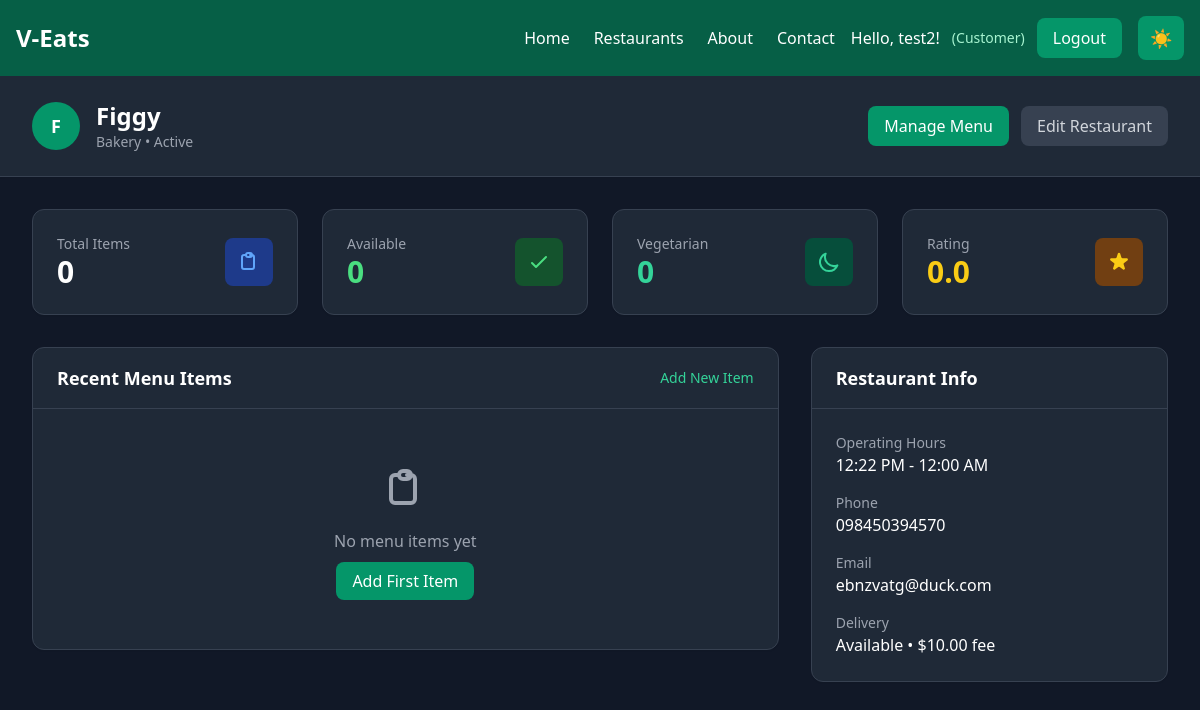
Screenshot of /restaurants/2/dashboard/ (signed in) with the database file from the repository.
### restaurant/models.py (models this page shows, shortened)
class Restaurant(models.Model):
    CATEGORY_CHOICES = [
        ('fast_food', 'Fast Food'),
        ('casual', 'Casual Dining'),
        ('fine_dining', 'Fine Dining'),
        ('cafe', 'Cafe'),
        ('bakery', 'Bakery'),
        ('dessert', 'Dessert'),
        ('other', 'Other'),
    ]
    STATUS_CHOICES = [
        ('active', 'Active'),
        ('inactive', 'Inactive'),
        ('pending', 'Pending Approval'),
    ]
    name = models.CharField(max_length=200)
    description = models.TextField()
    owner = models.ForeignKey(settings.AUTH_USER_MODEL, on_delete=models.CASCADE, related_name='owned_restaurants')
    category = models.CharField(max_length=20, choices=CATEGORY_CHOICES, default='other')
    address = models.TextField()
    phone = models.CharField(max_length=20)
    email = models.EmailField()
    website = models.URLField(blank=True, null=True)
    image = models.ImageField(upload_to='restaurants/', blank=True, null=True)
    logo = models.ImageField(upload_to='restaurant_logos/', blank=True, null=True)
    status = models.CharField(max_length=20, choices=STATUS_CHOICES, default='pending')
    opening_time = models.TimeField()
    closing_time = models.TimeField()
    is_delivery_available = models.BooleanField(default=True)
    delivery_fee = models.DecimalField(max_digits=6, decimal_places=2, default=0.00)
    minimum_order = models.DecimalField(max_digits=8, decimal_places=2, default=0.00)
    rating = models.FloatField(default=0.0)
    total_reviews = models.IntegerField(default=0)
    created_at = models.DateTimeField(auto_now_add=True)
    updated_at = models.DateTimeField(auto_now=True)
    class Meta:
        ordering = ['-created_at']

### restaurant/views.py (the view)
# urls.py: path('<int:pk>/dashboard/', views.restaurant_dashboard, name='dashboard'),
@login_required
def restaurant_dashboard(request, pk):
    restaurant = get_object_or_404(Restaurant, pk=pk)
    if not (request.user.is_superuser or request.user.is_staff or restaurant.owner == request.user):
        messages.error(request, "You don't have permission to access this dashboard.")
        return redirect('users:home')
    menu_items = restaurant.menu_items.all()
    total_items = menu_items.count()
    available_items = menu_items.filter(is_available=True).count()
    vegetarian_items = menu_items.filter(is_vegetarian=True).count()
    recent_items = menu_items.order_by('-created_at')[:5]
    context = {
        'restaurant': restaurant,
        'total_items': total_items,
        'available_items': available_items,
        'vegetarian_items': vegetarian_items,
        'recent_items': recent_items,
    }
    return render(request, 'restaurant/dashboard.html', context)

### restaurant/templates/restaurant/dashboard.html (shortened to what this page needs)
{% extends 'base.html' %}
{% block content %}
<div class="min-h-screen bg-gray-50 dark:bg-gray-900">
  <div class="bg-white dark:bg-gray-800 shadow-sm border-b border-gray-200 dark:border-gray-700">
    <div class="max-w-7xl mx-auto px-4 sm:px-6 lg:px-8 py-6">
      <div class="flex flex-col md:flex-row md:items-center md:justify-between">
        <div class="flex items-center space-x-4">
          {% if restaurant.logo %}
            <img src="{{ restaurant.logo.url }}" alt="{{ restaurant.name }}" class="w-12 h-12 rounded-full object-cover">
          {% else %}
            <div class="w-12 h-12 bg-emerald-600 rounded-full flex items-center justify-center">
              <span class="text-white font-bold text-lg">{{ restaurant.name.0 }}</span>
            </div>
          {% endif %}
          <div>
            <h1 class="text-2xl font-bold text-gray-900 dark:text-white">{{ restaurant.name }}</h1>
            <p class="text-sm text-gray-500 dark:text-gray-400">{{ restaurant.category|capfirst }} • {{ restaurant.status|capfirst }}</p>
          </div>
        </div>
        <div class="mt-4 md:mt-0 flex space-x-3">
          <a href="{% url 'restaurant:manage_menu' restaurant.pk %}"
             class="bg-emerald-600 text-white px-4 py-2 rounded-lg hover:bg-emerald-700 transition-colors duration-200 font-medium">
            Manage Menu
          </a>
          <button class="bg-gray-200 dark:bg-gray-700 text-gray-700 dark:text-gray-300 px-4 py-2 rounded-lg hover:bg-gray-300 dark:hover:bg-gray-600 transition-colors duration-200 font-medium">
            Edit Restaurant
          </button>
        </div>
      </div>
    </div>
  </div>
  <div class="max-w-7xl mx-auto px-4 sm:px-6 lg:px-8 py-8">
    <div class="grid grid-cols-1 md:grid-cols-2 lg:grid-cols-4 gap-6 mb-8">
      <div class="bg-white dark:bg-gray-800 rounded-xl shadow-sm p-6 border border-gray-200 dark:border-gray-700">
        <div class="flex items-center justify-between">
          <div>
            <p class="text-sm font-medium text-gray-600 dark:text-gray-400">Total Items</p>
            <p class="text-3xl font-bold text-gray-900 dark:text-white">{{ total_items }}</p>
          </div>
          <div class="bg-blue-100 dark:bg-blue-900 p-3 rounded-lg">
          </div>
        </div>
      </div>
      <div class="bg-white dark:bg-gray-800 rounded-xl shadow-sm p-6 border border-gray-200 dark:border-gray-700">
        <div class="flex items-center justify-between">
          <div>
            <p class="text-sm font-medium text-gray-600 dark:text-gray-400">Available</p>
            <p class="text-3xl font-bold text-green-600 dark:text-green-400">{{ available_items }}</p>
          </div>
          <div class="bg-green-100 dark:bg-green-900 p-3 rounded-lg">
            <svg class="w-6 h-6 text-green-600 dark:text-green-400" fill="none" stroke="currentColor" viewBox="0 0 24 24">
              <path stroke-linecap="round" stroke-linejoin="round" stroke-width="2" d="M5 13l4 4L19 7"></path>
            </svg>
          </div>
        </div>
      </div>
      <div class="bg-white dark:bg-gray-800 rounded-xl shadow-sm p-6 border border-gray-200 dark:border-gray-700">
        <div class="flex items-center justify-between">
          <div>
            <p class="text-sm font-medium text-gray-600 dark:text-gray-400">Vegetarian</p>
            <p class="text-3xl font-bold text-emerald-600 dark:text-emerald-400">{{ vegetarian_items }}</p>
          </div>
          <div class="bg-emerald-100 dark:bg-emerald-900 p-3 rounded-lg">
            <svg class="w-6 h-6 text-emerald-600 dark:text-emerald-400" fill="none" stroke="currentColor" viewBox="0 0 24 24">
              <path stroke-linecap="round" stroke-linejoin="round" stroke-width="2" d="M20.354 15.354A9 9 0 018.646 3.646 9.003 9.003 0 0012 21a9.003 9.003 0 008.354-5.646z"></path>
            </svg>
          </div>
        </div>
      </div>
      <div class="bg-white dark:bg-gray-800 rounded-xl shadow-sm p-6 border border-gray-200 dark:border-gray-700">
        <div class="flex items-center justify-between">
          <div>
            <p class="text-sm font-medium text-gray-600 dark:text-gray-400">Rating</p>
            <p class="text-3xl font-bold text-yellow-600 dark:text-yellow-400">{{ restaurant.rating|floatformat:1 }}</p>
          </div>
          <div class="bg-yellow-100 dark:bg-yellow-900 p-3 rounded-lg">
          </div>
        </div>
      </div>
    </div>
    <div class="grid grid-cols-1 lg:grid-cols-3 gap-8">
      <div class="lg:col-span-2">
        <div class="bg-white dark:bg-gray-800 rounded-xl shadow-sm border border-gray-200 dark:border-gray-700">
          <div class="px-6 py-4 border-b border-gray-200 dark:border-gray-700 flex items-center justify-between">
            <h2 class="text-lg font-semibold text-gray-900 dark:text-white">Recent Menu Items</h2>
            <a href="{% url 'restaurant:add_menu_item' restaurant.pk %}"
               class="text-emerald-600 dark:text-emerald-400 hover:text-emerald-700 dark:hover:text-emerald-300 font-medium text-sm">
              Add New Item
            </a>
          </div>
          <div class="p-6">
            {% if recent_items %}
              <div class="space-y-4">
                {% for item in recent_items %}
                  <div class="flex items-center space-x-4 p-4 bg-gray-50 dark:bg-gray-700 rounded-lg">
                    {% if item.image %}
                      <img src="{{ item.image.url }}" alt="{{ item.name }}" class="w-12 h-12 rounded-lg object-cover">
                    {% else %}
                      <div class="w-12 h-12 bg-gray-300 dark:bg-gray-600 rounded-lg flex items-center justify-center">
                        <svg class="w-6 h-6 text-gray-500 dark:text-gray-400" fill="none" stroke="currentColor" viewBox="0 0 24 24">
                          <path stroke-linecap="round" stroke-linejoin="round" stroke-width="2" d="M4 16l4.586-4.586a2 2 0 012.828 0L16 16m-2-2l1.586-1.586a2 2 0 012.828 0L20 14m-6-6h.01M6 20h12a2 2 0 002-2V6a2 2 0 00-2-2H6a2 2 0 00-2 2v12a2 2 0 002 2z"></path>
                        </svg>
                      </div>
                    {% endif %}
                    <div class="flex-1">
                      <h3 class="font-medium text-gray-900 dark:text-white">{{ item.name }}</h3>
                      <p class="text-sm text-gray-500 dark:text-gray-400">{{ item.category|capfirst }} • ${{ item.price }}</p>
                    </div>
                    <div class="flex items-center space-x-2">
                      {% if item.is_available %}
                        <span class="inline-flex items-center px-2.5 py-0.5 rounded-full text-xs font-medium bg-green-100 text-green-800 dark:bg-green-900 dark:text-green-200">
                          Available
                        </span>
                      {% else %}
                        <span class="inline-flex items-center px-2.5 py-0.5 rounded-full text-xs font-medium bg-red-100 text-red-800 dark:bg-red-900 dark:text-red-200">
                          Unavailable
                        </span>
                      {% endif %}
                    </div>
                  </div>
                {% endfor %}
              </div>
            {% else %}
              <div class="text-center py-8">
                <svg class="w-12 h-12 text-gray-400 mx-auto mb-4" fill="none" stroke="currentColor" viewBox="0 0 24 24">
                  <path stroke-linecap="round" stroke-linejoin="round" stroke-width="2" d="M9 5H7a2 2 0 00-2 2v10a2 2 0 002 2h8a2 2 0 002-2V7a2 2 0 00-2-2h-2M9 5a2 2 0 002 2h2a2 2 0 002-2M9 5a2 2 0 012-2h2a2 2 0 012 2"></path>
                </svg>
                <p class="text-gray-500 dark:text-gray-400 mb-4">No menu items yet</p>
                <a href="{% url 'restaurant:add_menu_item' restaurant.pk %}"
                   class="bg-emerald-600 text-white px-4 py-2 rounded-lg hover:bg-emerald-700 transition-colors duration-200 font-medium">
                  Add First Item
                </a>
              </div>
            {% endif %}
          </div>
        </div>
      </div>
      <div>
        <div class="bg-white dark:bg-gray-800 rounded-xl shadow-sm border border-gray-200 dark:border-gray-700">
          <div class="px-6 py-4 border-b border-gray-200 dark:border-gray-700">
            <h2 class="text-lg font-semibold text-gray-900 dark:text-white">Restaurant Info</h2>
          </div>
          <div class="p-6 space-y-4">
            <div>
              <p class="text-sm font-medium text-gray-600 dark:text-gray-400">Operating Hours</p>
              <p class="text-gray-900 dark:text-white">{{ restaurant.opening_time|time:"g:i A" }} - {{ restaurant.closing_time|time:"g:i A" }}</p>
            </div>
            <div>
              <p class="text-sm font-medium text-gray-600 dark:text-gray-400">Phone</p>
              <p class="text-gray-900 dark:text-white">{{ restaurant.phone }}</p>
            </div>
            <div>
              <p class="text-sm font-medium text-gray-600 dark:text-gray-400">Email</p>
              <p class="text-gray-900 dark:text-white">{{ restaurant.email }}</p>
            </div>
            <div>
              <p class="text-sm font-medium text-gray-600 dark:text-gray-400">Delivery</p>
              <p class="text-gray-900 dark:text-white">
                {% if restaurant.is_delivery_available %}
                  Available • ${{ restaurant.delivery_fee }} fee
                {% else %}
                  Not Available
                {% endif %}
              </p>
            </div>
          </div>
        </div>
      </div>
    </div>
  </div>
</div>
{% endblock %}

### users/templates/base.html (shortened to what this page needs)
<!DOCTYPE html>
<html lang="en" class="dark">
<head>
  <script src="https://cdn.tailwindcss.com"></script>
</head>
<body class="bg-emerald-50 dark:bg-emerald-900 text-gray-800 dark:text-gray-200 transition-colors duration-300">
  <nav class="p-4 bg-emerald-600 dark:bg-emerald-800 flex justify-between items-center shadow-lg transition-colors duration-300">
    <div class="flex items-center space-x-4">
      <h1 class="text-white font-bold text-2xl">V-Eats</h1>
    </div>
    <div class="flex items-center space-x-4">
      <div class="hidden md:flex items-center space-x-6">
        <a href="{% url 'users:home' %}" class="text-white hover:text-emerald-200 transition-colors duration-200 font-medium">Home</a>
        <a href="{% url 'restaurant:list' %}" class="text-white hover:text-emerald-200 transition-colors duration-200 font-medium">Restaurants</a>
        <a href="#" class="text-white hover:text-emerald-200 transition-colors duration-200 font-medium">About</a>
        <a href="#" class="text-white hover:text-emerald-200 transition-colors duration-200 font-medium">Contact</a>
      </div>
      <div class="flex items-center space-x-3">
        {% if user.is_authenticated %}
          <span class="text-white font-medium">Hello, {{ user.username }}!</span>
          {% if user.is_superuser %}
            <span class="text-emerald-200 text-sm">(Admin)</span>
          {% elif user.profile and user.profile.role == 'RESTAURANT' %}
            <span class="text-emerald-200 text-sm">(Restaurant)</span>
            <a href="{% url 'restaurant:dashboard' %}" class="text-emerald-200 hover:text-white transition-colors duration-200 font-medium text-sm">
              Dashboard
            </a>
          {% elif user.profile and user.profile.role == 'DRIVER' %}
            <span class="text-emerald-200 text-sm">(Driver)</span>
            <a href="{% url 'driver:dashboard' %}" class="text-emerald-200 hover:text-white transition-colors duration-200 font-medium text-sm">
              Dashboard
            </a>
          {% elif user.profile and user.profile.role == 'USER' %}
            <span class="text-emerald-200 text-sm">(Customer)</span>
          {% endif %}
          <a href="{% url 'users:logout' %}" class="bg-emerald-700 dark:bg-emerald-600 text-white px-4 py-2 rounded-lg hover:bg-emerald-800 dark:hover:bg-emerald-700 transition-all duration-200 font-medium">
            Logout
          </a>
        {% endif %}
      </div>
      <button
        id="darkModeToggle"
        class="bg-emerald-700 dark:bg-emerald-600 text-white px-3 py-2 rounded-lg hover:bg-emerald-800 dark:hover:bg-emerald-700 transition-all duration-200 text-lg"
        title="Toggle dark mode"
      >
        <span id="darkModeIcon" class="block">🌙</span>
      </button>
    </div>
  </nav>
  <main>
    {% block content %}{% endblock %}
  </main>
</body>
</html>

### rows the page displays
Restaurant: name.0 "F", name "Figgy", category "Bakery", status "Active", rating "0.0", opening_time "12:22 PM", closing_time "12:00 AM", phone "098450394570", email "ebnzvatg@duck.com", delivery_fee "10.00"

### other values shown
{{ user.username }} "test2"
{{ total_items }} "0"
{{ available_items }} "0"
{{ vegetarian_items }} "0"
